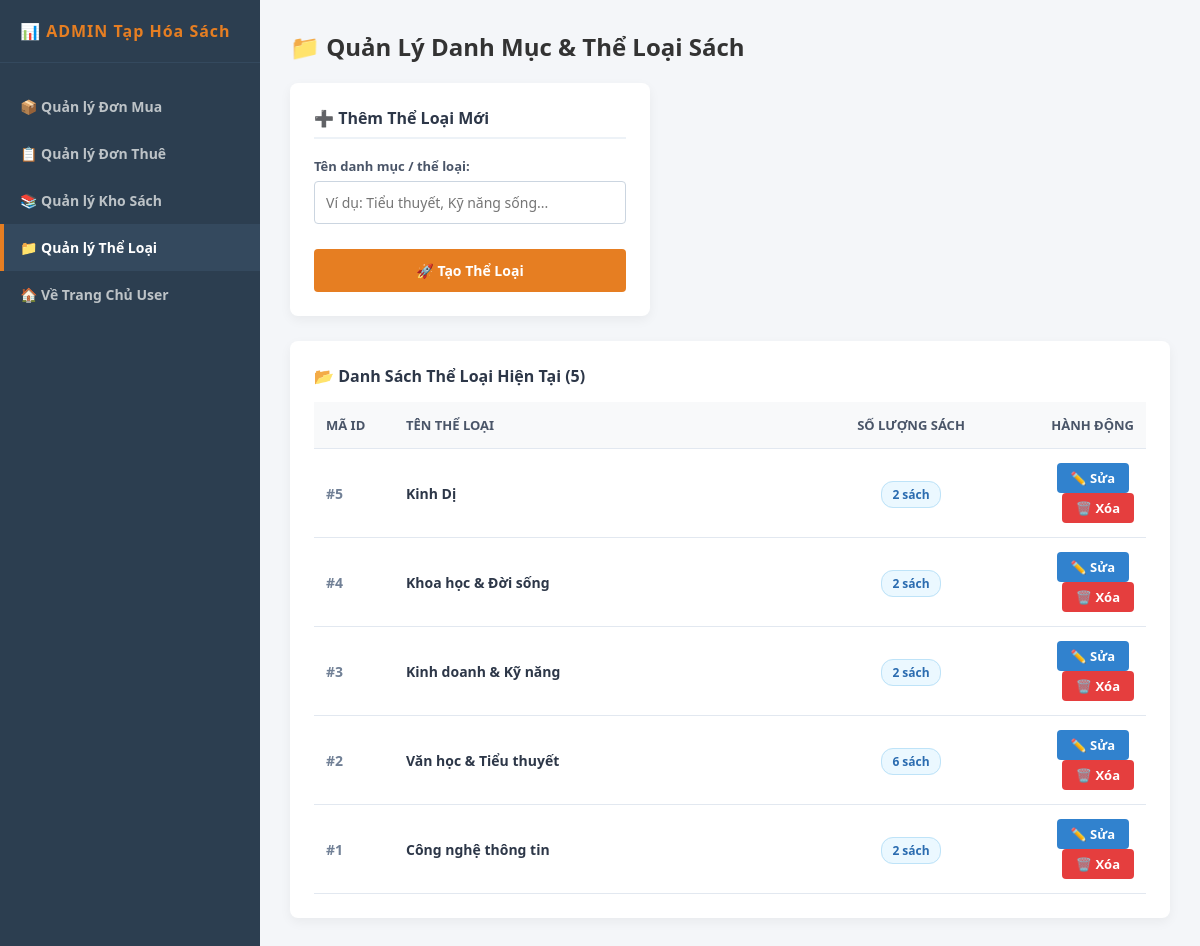
The page /admin/admin_quan_ly_the_loai.php on the database its author committed.
### tables this page shows
CREATE TABLE `the_loai` (
  `id` int(11) NOT NULL,
  `ten_the_loai` varchar(255) NOT NULL,
  `mo_ta` text DEFAULT NULL,
  `ngay_tao` timestamp NOT NULL DEFAULT current_timestamp()
);

### src/admin/admin_quan_ly_the_loai.php (the view, shortened to what this page needs)
<?php
require_once '../db.php';
$the_loai_sua = null;
$danh_sach_the_loai = [];
try {
    $sql_all = "SELECT tl.*, COUNT(s.id) AS tong_so_sach
                FROM the_loai tl
                LEFT JOIN sach s ON tl.id = s.id_the_loai
                GROUP BY tl.id
                ORDER BY tl.id DESC";
    $danh_sach_the_loai = $ket_noi->query($sql_all)->fetchAll(PDO::FETCH_ASSOC);
} catch (Exception $e) {
    $thong_bao = "<div class='alert alert-danger'>❌ Không thể tải danh sách thể loại: " . $e->getMessage() . "</div>";
}
?>
<!DOCTYPE html>
<html lang="vi">
<head>
</head>
<body>
<div class="sidebar">
    <h3>📊 ADMIN Tạp Hóa Sách</h3>
    <a href="admin_don_hang_mua.php">📦 Quản lý Đơn Mua</a>
    <a href="admin_don_hang_thue.php">📋 Quản lý Đơn Thuê</a>
    <a href="admin_quan_ly_sach.php">📚 Quản lý Kho Sách</a>
    <a href="admin_quan_ly_the_loai.php" class="active">📁 Quản lý Thể Loại</a>
    <a href="../admin/index.php">🏠 Về Trang Chủ User</a>
</div>
<div class="main-content">
    <h2>📁 Quản Lý Danh Mục & Thể Loại Sách</h2>
    <div class="grid-layout">
        <div class="form-container">
            <h3 style="color:#2d3748; margin-bottom: 18px; border-bottom: 2px solid #edf2f7; padding-bottom: 8px; font-size: 16px;">
                <?php echo $the_loai_sua ? "🔄 Cập Nhật Thể Loại ID #".$the_loai_sua['id'] : "➕ Thêm Thể Loại Mới"; ?>
            </h3>
            <form action="admin_quan_ly_the_loai.php" method="POST">
                <div class="form-group">
                    <label>Tên danh mục / thể loại:</label>
                    <input type="text" name="ten_the_loai" value="<?php echo htmlspecialchars($the_loai_sua['ten_the_loai'] ?? ''); ?>" placeholder="Ví dụ: Tiểu thuyết, Kỹ năng sống..." required>
                </div>
                <button type="submit" name="luu_the_loai" class="btn btn-submit">
                    <?php echo $the_loai_sua ? "💾 Lưu Thay Đổi" : "🚀 Tạo Thể Loại"; ?>
                </button>
            </form>
        </div>
        <div class="table-container">
            <h3 style="color:#2d3748; margin-bottom: 15px; font-size: 16px;">📂 Danh Sách Thể Loại Hiện Tại (<?php echo count($danh_sach_the_loai); ?>)</h3>
            <table>
                <thead>
                    <tr>
                        <th style="width: 80px;">Mã ID</th>
                        <th>Tên Thể Loại</th>
                        <th style="width: 150px; text-align: center;">Số Lượng Sách</th>
                        <th style="width: 160px; text-align: right;">Hành Động</th>
                    </tr>
                </thead>
                <tbody>
                    <?php if (count($danh_sach_the_loai) == 0): ?>
                        <tr>
                            <td colspan="4" style="text-align: center; color:#a0aec0; padding: 20px;">Chưa có thể loại nào. Vui lòng thêm mới!</td>
                        </tr>
                    <?php else: ?>
                        <?php foreach ($danh_sach_the_loai as $tl): ?>
                            <tr>
                                <td style="font-weight: bold; color: #718096;">#<?php echo $tl['id']; ?></td>
                                <td><span style="font-weight: 600; color:#2d3748;"><?php echo htmlspecialchars($tl['ten_the_loai']); ?></span></td>
                                <td style="text-align: center;">
                                    <span class="badge-count"><?php echo $tl['tong_so_sach']; ?> sách</span>
                                </td>
                                <td style="text-align: right;">
                                    <a href="admin_quan_ly_the_loai.php?sua=<?php echo $tl['id']; ?>" class="btn btn-edit">✏️ Sửa</a>
                                    <a href="admin_quan_ly_the_loai.php?xoa=<?php echo $tl['id']; ?>" class="btn btn-delete" onclick="return confirm('Bạn có chắc chắn muốn xóa thể loại này? Điều này chỉ thành công nếu không có sách nào thuộc thể loại.');">🗑️ Xóa</a>
                                </td>
                            </tr>
                        <?php endforeach; ?>
                    <?php endif; ?>
                </tbody>
            </table>
        </div>
    </div>
</div>
</body>
</html>

### src/admin/admin_quan_ly_the_loai.php (style rules this page uses)
* { box-sizing: border-box; margin: 0; padding: 0; font-family: 'Segoe UI', Tahoma, Geneva, Verdana, sans-serif; }
body { background-color: #f4f6f9; display: flex; min-height: 100vh; }
.sidebar { width: 260px; background-color: #2c3e50; color: white; padding: 20px 0; display: flex; flex-direction: column; flex-shrink: 0; }
.sidebar h3 { text-align: left; padding: 0 20px 20px 20px; margin-bottom: 20px; color: #e67e22; border-bottom: 1px solid #34495e; font-size: 16px; letter-spacing: 1px; }
.sidebar a { display: block; color: #bdc3c7; padding: 14px 20px; text-decoration: none; font-size: 14px; font-weight: bold; transition: all 0.2s; }
.sidebar a:hover, .sidebar a.active { background-color: #34495e; color: white; border-left: 4px solid #e67e22; padding-left: 16px; }
.main-content { flex: 1; padding: 30px; overflow-y: auto; }
h2 { color: #333; margin-bottom: 20px; font-size: 24px; display: flex; align-items: center; gap: 10px; }
.grid-layout { display: flex; gap: 25px; flex-wrap: wrap; align-items: flex-start; }
.form-container { background: white; padding: 24px; border-radius: 8px; box-shadow: 0 4px 12px rgba(0,0,0,0.05); width: 360px; flex-shrink: 0; }
.table-container { background: white; padding: 24px; border-radius: 8px; box-shadow: 0 4px 12px rgba(0,0,0,0.05); flex: 1; min-width: 500px; }
table { width: 100%; border-collapse: collapse; text-align: left; }
th, td { padding: 14px 12px; border-bottom: 1px solid #e2e8f0; font-size: 14px; vertical-align: middle; }
th { background-color: #f8f9fa; color: #4a5568; font-weight: bold; font-size: 13px; text-transform: uppercase; }
.form-group { margin-bottom: 15px; }
label { display: block; margin-bottom: 6px; font-weight: bold; color: #4a5568; font-size: 13px; }
input[type="text"] { width: 100%; padding: 11px; border: 1px solid #cbd5e0; border-radius: 4px; font-size: 14px; background-color: #fff; }
.btn { padding: 6px 14px; border-radius: 4px; border: none; cursor: pointer; text-decoration: none; font-size: 13px; font-weight: bold; display: inline-block; text-align: center; }
.btn-edit { background-color: #3182ce; color: white; margin-right: 5px; }
.btn-delete { background-color: #e53e3e; color: white; }
.btn-submit { background-color: #e67e22; color: white; width: 100%; padding: 12px; font-size: 14px; margin-top: 10px; border-radius: 4px; font-weight: bold; border: none; cursor: pointer; transition: background 0.2s; }
.badge-count { background-color: #ebf8ff; color: #2b6cb0; border: 1px solid #bee3f8; padding: 4px 10px; border-radius: 12px; font-size: 12px; font-weight: bold; }

### rows shown on the page
the_loai: id "5", ten_the_loai "Kinh Dị", tong_so_sach "2"
the_loai: id "4", ten_the_loai "Khoa học & Đời sống", tong_so_sach "2"
the_loai: id "3", ten_the_loai "Kinh doanh & Kỹ năng", tong_so_sach "2"
the_loai: id "2", ten_the_loai "Văn học & Tiểu thuyết", tong_so_sach "6"
the_loai: id "1", ten_the_loai "Công nghệ thông tin", tong_so_sach "2"

### other values the page prints
count($danh_sach_the_loai) "5"
